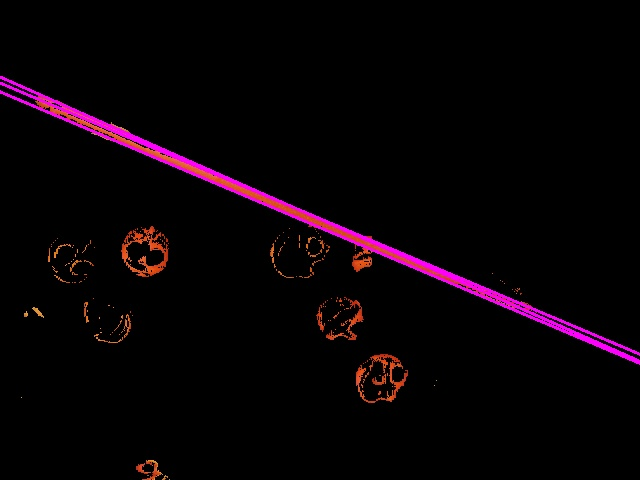
//> input picture choughlines3.jpg, 640 x 480 px, given in place of the camera
$ ./capture   (built with g++ and OpenCV 4)
//> lines starting //> are read from the running program, lines starting //| are printed output that depends on the picture; after the words box and inside, x2 and y2 are one past the last pixel; in counts of white or black regions, pixels touching at a corner belong together
#include "opencv2/opencv.hpp"

using namespace cv;

int main(int, char**)
{
    VideoCapture cap(0); // open the default camera
    if(!cap.isOpened())  // check if we succeeded
        return -1;

    Mat edges;
    namedWindow("edges",1);
    for(;;)
    {
        Mat frame;
        Mat hsv_image;
        Mat cdst;
        cap >> frame; // get a new frame from camera
//> frame is the input picture: 480 rows x 640 cols, CV_8UC3; mean B, G, R 5.6, 1.9, 8.5
        cvtColor(frame, edges, CV_BGR2HSV);
//> edges: 480 rows x 640 cols, CV_8UC3; mean H, S, V 10.6, 33.6, 8.6
        cvtColor(frame, hsv_image, CV_BGR2HSV);
        Mat lower_red_hue_range;
	    Mat upper_red_hue_range;
	    inRange(hsv_image, cv::Scalar(0, 140, 140), cv::Scalar(15, 255, 255), lower_red_hue_range);
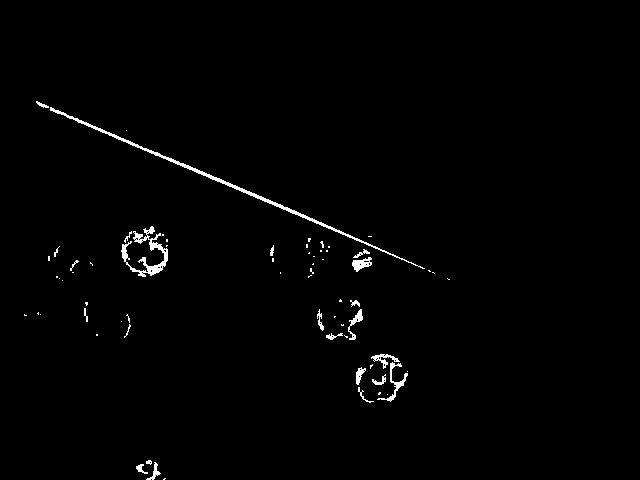
//> lower_red_hue_range: 480 rows x 640 cols, CV_8UC1; 1.1% white; 67 white regions (44 under 20 px), largest, box (x1, y1, x2, y2) and area: (50, 107, 425, 269) 1174, (121, 226, 168, 277) 683, (377, 362, 408, 402) 225
	    inRange(hsv_image, cv::Scalar(160, 100, 100), cv::Scalar(179, 255, 255), upper_red_hue_range);
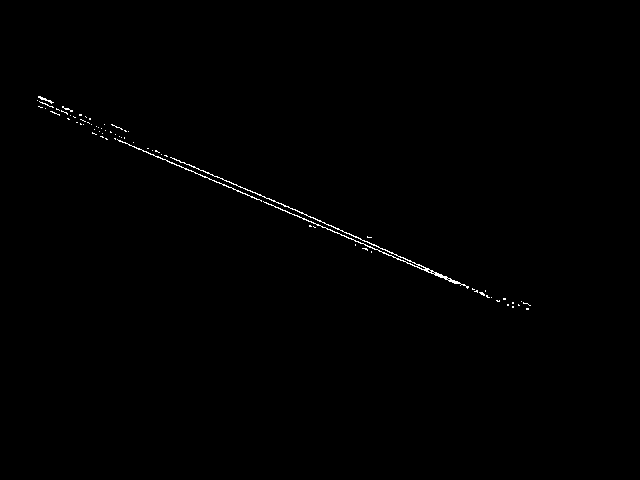
//> upper_red_hue_range: 480 rows x 640 cols, CV_8UC1; 0.4% white in thin lines or dots, all inside (x1, y1, x2, y2) = (37, 96, 531, 310)
	    Mat red_hue_image;
	    addWeighted(lower_red_hue_range, 1.0, upper_red_hue_range, 1.0, 0.0, red_hue_image);
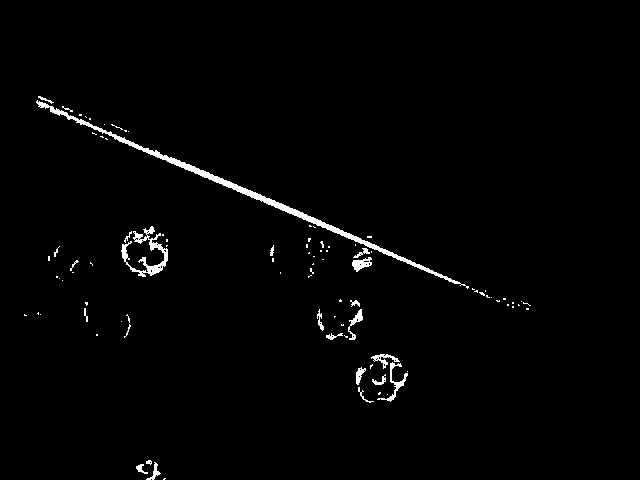
//> red_hue_image: 480 rows x 640 cols, CV_8UC1; 1.5% white; 93 white regions (69 under 20 px), largest, box (x1, y1, x2, y2) and area: (36, 100, 469, 289) 2235, (121, 226, 168, 277) 683, (377, 362, 408, 402) 225
	    namedWindow("Threshold lower image", cv::WINDOW_AUTOSIZE);
	    imshow("Threshold lower image", lower_red_hue_range);
	    namedWindow("Threshold upper image", cv::WINDOW_AUTOSIZE);
	    imshow("Threshold upper image", upper_red_hue_range);
        GaussianBlur(lower_red_hue_range, edges, Size(7,7), 1.5, 1.5);
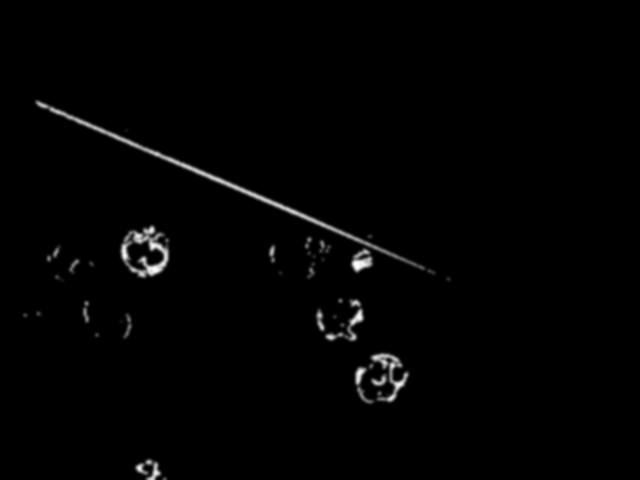
//> edges: 480 rows x 640 cols, CV_8UC1; min 0, max 255, mean 2.9
        Canny(edges, edges, 0, 30, 3);
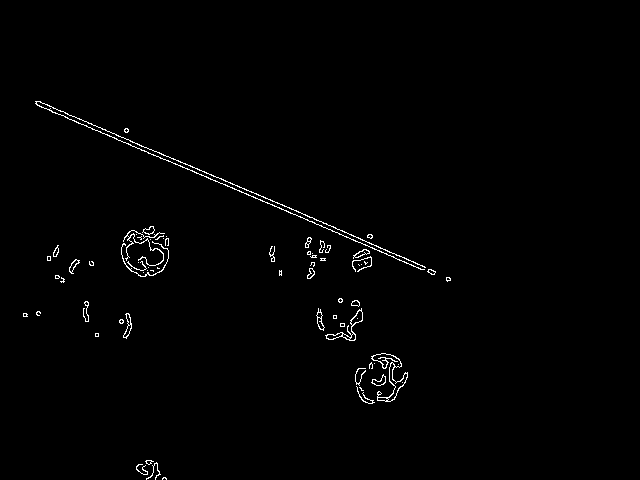
//> edges: 480 rows x 640 cols, CV_8UC1; 0.99% white in thin lines or dots, all inside (x1, y1, x2, y2) = (23, 101, 451, 480)
        cvtColor(edges, cdst, CV_GRAY2BGR);
        imshow("edges", edges);
        vector<Vec4i> lines;
        HoughLinesP(edges, lines, 1, CV_PI/180, 100, 50, 10 );
//> lines = 4 lines (x1, y1, x2, y2): [36, 104, 434, 273], [37, 101, 369, 242], [337, 229, 435, 271], [234, 189, 434, 274]
        for( size_t i = 0; i < lines.size(); i++ )
        {
            Vec4i l = lines[i];
            line( cdst, Point(l[0], l[1]), Point(l[2], l[3]), Scalar(0,0,255), 3, CV_AA);
        }
//> this loop made 4 passes
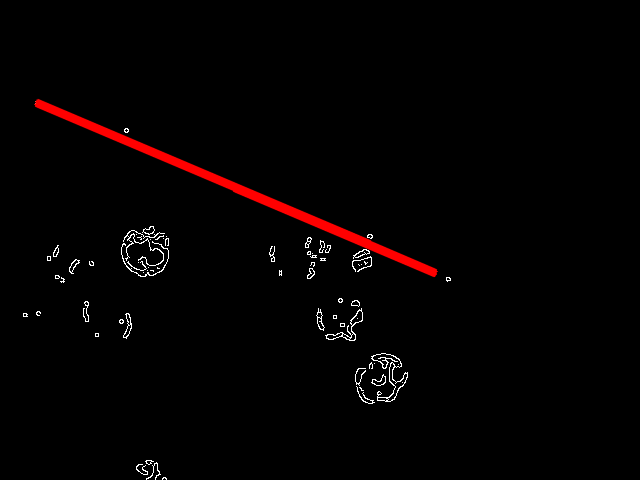
//> cdst: 480 rows x 640 cols, CV_8UC3; mean B, G, R 1.7, 1.7, 4.9
        imshow("detected lines", cdst);
        waitKey(1);
        //if(waitKey(1) >= 0) break;
    }
    // the camera will be deinitialized automatically in VideoCapture destructor
    return 0;
}
